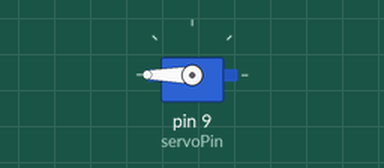
This sketch was run on a simulated Arduino Uno, built with avr-gcc and run on an emulated ATmega328P. Shown: servo.

Above: at 0.05 s.
At 4.0 s:
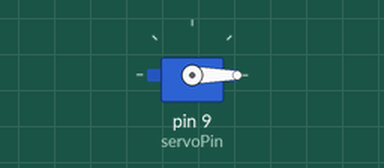
Timing chart, 0 to 5.2 s (numbered marks = the images above):
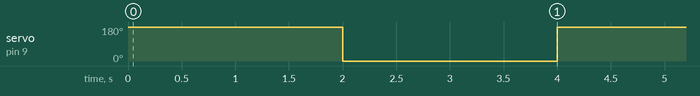

The sketch:

servo.ino
```cpp
#include<Servo.h>
Servo servo;

int servoPin = 9;

void setup() {
  servo.attach(servoPin);
  servo.write(0);
}

void loop() {
  servo.write(180);
  delay(2000);
  servo.write(0);
  delay(2000);
}
```

Measured:
- by itself, servo on pin 9 (servoPin): alternates 180° for 2.0 s and 0° for 2.0 s
